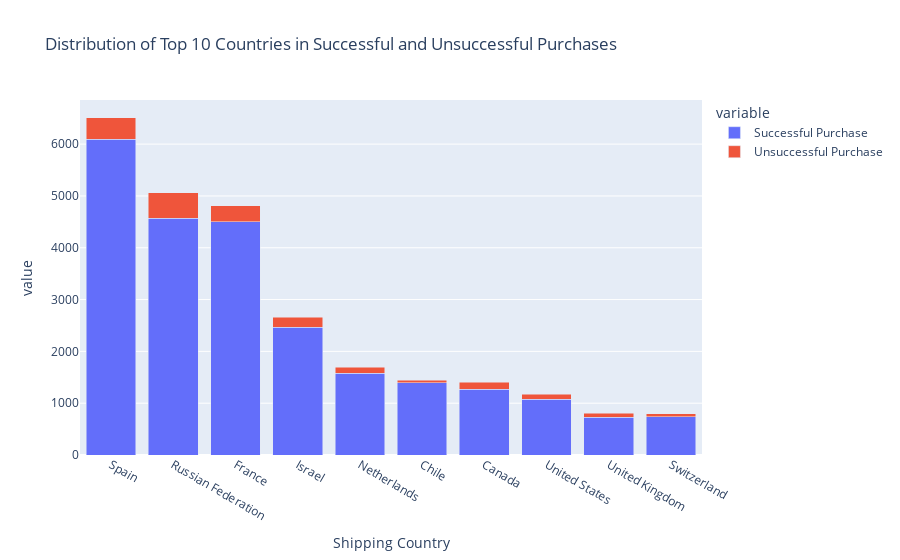

Write notebook code for a chart like this one.
### Code cell
# Group the data by country and order status and count the occurrences
grouped_data = two_purchase_categories.groupby(['Shipping Country', 'Order Status']).size().unstack()

# Reset the index to make the country column accessible for plotting
grouped_data = grouped_data.reset_index()

# Calculate the total count of successful and unsuccessful purchases for each country
grouped_data['Total'] = grouped_data['Successful Purchase'] + grouped_data['Unsuccessful Purchase']

# Sort the data by the total count in descending order
grouped_data = grouped_data.sort_values(by='Total', ascending=False).head(10)

# Create the stacked bar chart using Plotly
fig = px.bar(grouped_data, x='Shipping Country', y=['Successful Purchase', 'Unsuccessful Purchase'],
             barmode='stack', title='Distribution of Top 10 Countries in Successful and Unsuccessful Purchases')

fig.show()

### Figure 1 — Plotly figure (JSON) as saved in the notebook; plotly's stock layout.template omitted (floating-point values rounded to 4 significant figures)
{"data": [{"alignmentgroup": "True", "hovertemplate": "variable=Successful Purchase<br>Shipping Country=%{x}<br>value=%{y}<extra></extra>", "legendgroup": "Successful Purchase", "marker": {"color": "#636efa", "pattern": {"shape": ""}}, "name": "Successful Purchase", "offsetgroup": "Successful Purchase", "orientation": "v", "showlegend": true, "textposition": "auto", "type": "bar", "x": ["Spain", "Russian Federation", "France", "Israel", "Netherlands", "Chile", "Canada", "United States", "United Kingdom", "Switzerland"], "xaxis": "x", "y": [6097, 4567, 4498, 2466, 1578, 1390, 1265, 1079, 729, 739], "yaxis": "y"}, {"alignmentgroup": "True", "hovertemplate": "variable=Unsuccessful Purchase<br>Shipping Country=%{x}<br>value=%{y}<extra></extra>", "legendgroup": "Unsuccessful Purchase", "marker": {"color": "#EF553B", "pattern": {"shape": ""}}, "name": "Unsuccessful Purchase", "offsetgroup": "Unsuccessful Purchase", "orientation": "v", "showlegend": true, "textposition": "auto", "type": "bar", "x": ["Spain", "Russian Federation", "France", "Israel", "Netherlands", "Chile", "Canada", "United States", "United Kingdom", "Switzerland"], "xaxis": "x", "y": [412, 494, 313, 189, 117, 55, 139, 96, 75, 58], "yaxis": "y"}], "layout": {"barmode": "stack", "legend": {"title": {"text": "variable"}, "tracegroupgap": 0}, "title": {"text": "Distribution of Top 10 Countries in Successful and Unsuccessful Purchases"}, "xaxis": {"anchor": "y", "domain": [0, 1], "title": {"text": "Shipping Country"}}, "yaxis": {"anchor": "x", "domain": [0, 1], "title": {"text": "value"}}}}
